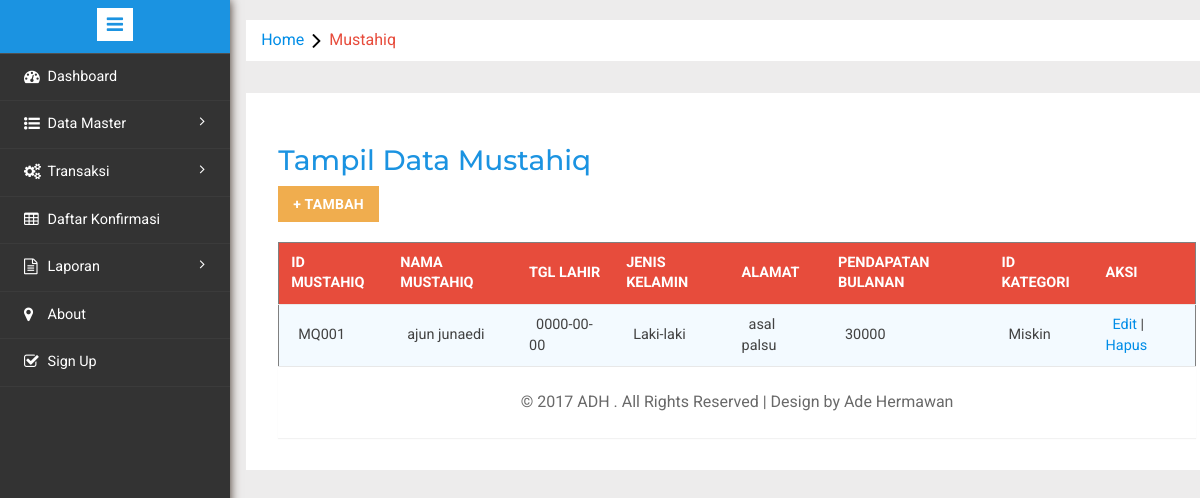
Screenshot of /index.php/zakat/tampilMustahiq with the database file from the repository.
### tables this page shows
CREATE TABLE `tbmustahiq` (
  `IdMustahiq` varchar(10) NOT NULL,
  `NamaMustahiq` varchar(30) NOT NULL,
  `TglLahir` date NOT NULL,
  `JenisKelamin` varchar(10) NOT NULL,
  `Alamat` text NOT NULL,
  `Pendapatanbulanan` varchar(20) NOT NULL,
  `IdKategori` varchar(10) NOT NULL
);

### application/views/template.php (called while the page is built, shortened)
<?php $this->load->view('zakat/header'); ?>
<?php $this->load->view($isi); ?>

### application/controllers/Zakat.php (called while the page is built, shortened)
<?php
class Zakat extends CI_Controller {
   function __construct()
  {
    $this->load->helper(array('form','url'));
    $this->load->model('Zakat_Model');
  }
  public function tampilMustahiq()
  {
    $data = array(
        'title' => 'Tampil Data Mustahiq',
        'data_mustahiq' => $this->Zakat_Model->tampilmustahiq()
      );
    $data['isi']='zakat/mustahiq';
    $this->load->view('template',$data);
  }
}
?>

### index.php (called while the page is built, shortened)
<?php
require_once BASEPATH.'core/CodeIgniter.php';

### application/models/Zakat_Model.php (called while the page is built, shortened)
<?php
	class Zakat_Model extends CI_Model{
	function tampilmustahiq(){
				 $this->db->select('IdMustahiq, NamaMustahiq, TglLahir,JenisKelamin, Alamat,Pendapatanbulanan,IdKategori');
				 $this->db->from('tbmustahiq');
		$query = $this->db->get();
		if ($query->num_rows() > 0)
		{
			return $query->result();
		}else{
			return false;
		}
	}
	}
?>

### application/views/zakat/mustahiq.php (the view, shortened to what this page needs)
<head>
</head>
<body>
 <div class="page-container">
<div class="left-content">
<ol class="breadcrumb">
                <li class="breadcrumb-item"><a href="index.html">Home</a><i class="fa fa-angle-right"></i>Mustahiq</li>
            </ol>
<div class="agile-grids">
    <div class="agile-tables">
	<div class="w3l-table-info">
	<h2>Tampil Data Mustahiq</h2>
	<div align="left" style="padding-right: 90px;">
            <a href="<?=base_url('zakat/tambahmustahiq')?>" class="btn btn-warning">+ TAMBAH</a>
        </div>
	<table id="table" border="1" >
		<thead>
			<tr>
				<th>Id Mustahiq</th>
				<th>Nama Mustahiq</th>
				<th>Tgl Lahir</th>
				<th>Jenis Kelamin</th>
				<th>Alamat </th>
				<th>Pendapatan Bulanan</th>
				<th>Id Kategori</th>
				<th>Aksi</th>
			</tr>
		</thead>
		<tbody>
			<?php
				if (!empty($data_mustahiq)) {
					foreach ($data_mustahiq as $data) {
			?>
			<tr>
			    <td><?= $data->IdMustahiq ?></td>
				<td><?= $data->NamaMustahiq ?></td>
				<td><?= $data->TglLahir ?></td>
				<td><?= $data->JenisKelamin ?></td>
				<td><?= $data->Alamat ?></td>
				<td><?= $data->Pendapatanbulanan ?></td>
				<td><?= $data->IdKategori ?></td>
				<td><a href="<?= base_url('zakat/rubahmustahiq/').$data->IdMustahiq ?>">Edit</a> | <a href="<?= base_url('zakat/deletemustahiq/').$data->IdMustahiq ?>">Hapus</a></td>
			</tr>
			<?php
				}
			}else{
				echo "maaf data kosong";
			}
			?>
		</tbody>
	</table>
	</div>

### assets/css/table-style.css (style rules this page uses)
table { background: white; border-collapse: collapse; margin: 1.25em 0 0; width: 100%; }
table tr, table th, table td { border: none; border-bottom: 1px solid #e8e8e8; font-size: .95em; }
table th, table td { padding: 10px 12px; text-align: left; }
table th { background: #e74c3c; color: #fff; text-transform: uppercase; }
table tr td { background: #f3faff; color: #424242; }
table { width: 100%; }

### rows the page displays
tbmustahiq: IdMustahiq "MQ001", NamaMustahiq "ajun junaedi", TglLahir "0000-00-00", JenisKelamin "Laki-laki", Alamat "asal palsu", Pendapatanbulanan "30000", IdKategori "Miskin"
